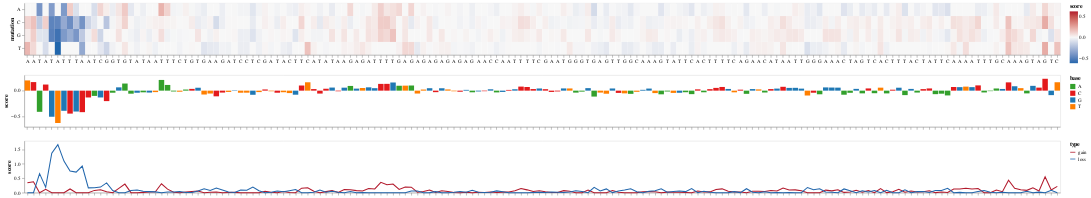

This figure's notebook cell:
### Code cell
# Display plot in notebook
pmut

### Figure 1 — Vega specification as saved in the notebook (floating-point values rounded to 4 significant figures; data arrays with more than 128 entries replaced by an {"elided": "..."} marker saying what was removed)
{"$schema": "https://vega.github.io/schema/vega/v5.json", "data": [{"name": "source_2", "values": {"elided": "340 records"}}, {"name": "source_0", "values": {"elided": "680 records"}}, {"name": "source_1", "values": {"elided": "170 records"}}, {"name": "source_0_concat_0_x_domain_base", "values": {"elided": "170 records"}}, {"name": "source_0_concat_0_y_domain_mut", "values": [{"mut": "A"}, {"mut": "C"}, {"mut": "G"}, {"mut": "T"}]}, {"name": "source_1_concat_1_x_domain_x", "values": {"elided": "170 records"}}, {"name": "source_2_concat_2_x_domain_x", "values": {"elided": "170 records"}}, {"name": "source_2_concat_2_y_domain_score", "values": [{"min": 0.0, "max": 1.668}]}], "signals": [{"name": "childHeight", "value": 100}], "marks": [{"type": "group", "name": "concat_0_group", "encode": {"update": {"width": {"signal": "width"}, "height": {"signal": "childHeight"}}}, "marks": [{"type": "rect", "name": "concat_0_marks", "from": {"data": "source_0"}, "encode": {"update": {"x": {"field": "base", "scale": "concat_0_x"}, "fill": {"field": "score", "scale": "concat_0_color"}, "width": {"signal": "max(0.25, bandwidth('concat_0_x'))"}, "y": {"field": "mut", "scale": "concat_0_y"}, "height": {"signal": "max(0.25, bandwidth('concat_0_y'))"}}}, "style": ["rect"]}], "axes": [{"scale": "concat_0_x", "orient": "bottom", "grid": false, "encode": {"labels": {"update": {"text": {"signal": "substring(datum.value, 3, 3+1)"}}}}, "labelAngle": 0, "labelBaseline": "top", "zindex": 1}, {"scale": "concat_0_y", "orient": "left", "grid": false, "title": "mutation", "zindex": 1}], "style": "cell", "legends": [{"fill": "concat_0_color", "gradientLength": {"signal": "clamp(childHeight, 64, 200)"}, "title": "score"}]}, {"type": "group", "name": "concat_1_group", "encode": {"update": {"width": {"signal": "width"}, "height": {"signal": "childHeight"}}}, "marks": [{"type": "rect", "name": "concat_1_marks", "from": {"data": "source_1"}, "encode": {"update": {"y": {"field": "score_end", "scale": "concat_1_y"}, "y2": {"field": "score_start", "scale": "concat_1_y"}, "fill": {"field": "base", "scale": "concat_1_color"}, "x": {"field": "x", "scale": "concat_1_x"}, "width": {"signal": "max(0.25, bandwidth('concat_1_x'))"}}}, "style": ["bar"]}], "axes": [{"scale": "concat_1_x", "zindex": 0, "grid": false, "labelAngle": 270, "labelAlign": "right", "labels": false, "orient": "bottom", "labelBaseline": "middle"}, {"scale": "concat_1_y", "grid": false, "title": "score", "tickCount": {"signal": "ceil(childHeight/40)"}, "orient": "left", "labelOverlap": true, "zindex": 0}], "legends": [{"fill": "concat_1_color", "symbolType": "square", "title": "base"}], "style": "cell"}, {"type": "group", "name": "concat_2_group", "encode": {"update": {"height": {"signal": "childHeight"}, "width": {"signal": "width"}}}, "marks": [{"type": "group", "name": "concat_2_pathgroup", "from": {"facet": {"data": "source_2", "name": "faceted_path_concat_2_main", "groupby": ["type"]}}, "encode": {"update": {"height": {"field": {"signal": null, "datum": null, "group": "height", "parent": null}}, "width": {"field": {"signal": null, "datum": null, "group": "width", "parent": null}}}}, "marks": [{"type": "line", "name": "concat_2_marks", "from": {"data": "faceted_path_concat_2_main"}, "sort": {"field": "x"}, "encode": {"update": {"y": {"field": "score", "scale": "concat_2_y"}, "stroke": {"field": "type", "scale": "concat_2_color"}, "x": {"field": "x", "scale": "concat_2_x"}, "defined": {"signal": "isValid(datum[\"score\"]) && isFinite(+datum[\"score\"])"}}}, "style": ["line"]}]}], "axes": [{"scale": "concat_2_x", "labelBaseline": "middle", "labels": false, "orient": "bottom", "labelAlign": "right", "labelAngle": 270, "grid": false, "zindex": 0}, {"scale": "concat_2_y", "grid": false, "zindex": 0, "labelOverlap": true, "tickCount": {"signal": "ceil(childHeight/40)"}, "orient": "left", "title": "score"}], "legends": [{"stroke": "concat_2_color", "symbolType": "stroke", "title": "type"}], "style": "cell"}], "scales": [{"name": "concat_0_x", "type": "band", "domain": {"data": "source_0_concat_0_x_domain_base", "field": "base", "sort": true}, "range": [0, {"signal": "width"}], "paddingInner": 0, "paddingOuter": 0}, {"name": "concat_0_y", "type": "band", "domain": {"data": "source_0_concat_0_y_domain_mut", "field": "mut", "sort": true}, "range": [0, {"signal": "childHeight"}], "paddingOuter": 0, "paddingInner": 0}, {"name": "concat_0_color", "type": "linear", "domain": [-0.6247, 0, 0.6247], "range": ["#2166ac", "#f7f7f7", "#b2182b"], "interpolate": "hcl", "zero": true}, {"name": "concat_1_x", "type": "band", "domain": {"data": "source_1_concat_1_x_domain_x", "field": "x", "sort": true}, "range": [0, {"signal": "width"}], "paddingOuter": 0.05, "paddingInner": 0.1}, {"name": "concat_1_y", "type": "linear", "domain": {"data": "source_1", "fields": ["score_start", "score_end"]}, "range": [{"signal": "childHeight"}, 0], "zero": true, "nice": true}, {"name": "concat_1_color", "type": "ordinal", "domain": ["A", "C", "G", "T"], "range": ["#33a02c", "#e31a1c", "#1f78b4", "#ff7f00"]}, {"name": "concat_2_x", "type": "point", "domain": {"data": "source_2_concat_2_x_domain_x", "field": "x", "sort": true}, "range": [0, {"signal": "width"}], "padding": 0.5}, {"name": "concat_2_y", "type": "linear", "domain": [{"signal": "(data(\"source_2_concat_2_y_domain_score\")[0] || {}).min"}, {"signal": "(data(\"source_2_concat_2_y_domain_score\")[0] || {}).max"}], "range": [{"signal": "childHeight"}, 0], "nice": true, "zero": true}, {"name": "concat_2_color", "type": "ordinal", "domain": ["gain", "loss"], "range": ["#b2182b", "#2166ac"]}], "layout": {"padding": 20, "columns": 1, "bounds": "full", "align": "each"}, "config": {"axis": {"grid": false}}, "background": "white", "padding": 5, "width": 4250}
